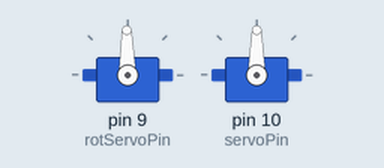
This sketch was run on a simulated Arduino Uno, built with avr-gcc and run on an emulated ATmega328P. Parts: 2 × servo.

Above: at 0.05 s.
At 3.45 s:
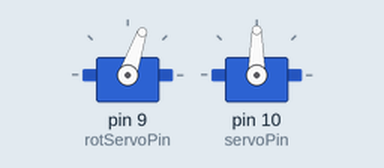
At 6.85 s:
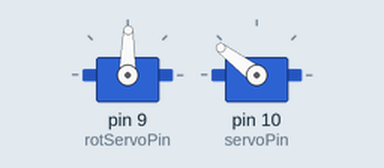
At 13.65 s:
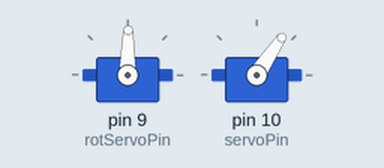
Timing chart, 0 to 17.8 s (numbered marks = the images above):
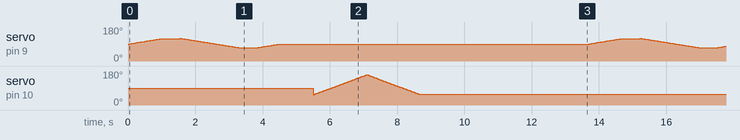

The sketch:

loop_movement.ino
```cpp
/*
Adafruit Arduino - Lesson 14. Sweep
*/

#include <Servo.h>

int servoPin = 10;       // Trigger servo
int rotServoPin = 9;     // Large Servo controlling horizontal rotation

Servo servoTrigger;      // Trigger servo
Servo servoLarge;        // Large servo

int angleTrigger = 55;           // Triggerservo position in degrees
int angleLarge = 90;


void setup()
{
  servoLarge.attach(rotServoPin);
  servoTrigger.attach(servoPin);
}


void loop()
{
  // scan from 90 to 120 degrees
  for(angleLarge = 90; angleLarge < 120; angleLarge++)
  {
    servoLarge.write(angleLarge);
    delay(35);
  }
  delay(500);

    // scan from 120 to 70 degrees
  for(angleLarge = 120; angleLarge > 70; angleLarge--)
  {
    servoLarge.write(angleLarge);
    delay(35);
  }
  delay(500);

    // scan from 70 to 90 degrees
  for(angleLarge = 70; angleLarge < 90; angleLarge++)
  {
    servoLarge.write(angleLarge);
    delay(35);
  }
  delay(1000);

  // Trigger sweep 90 degrees
    for(angleTrigger = 55; angleTrigger < 160; angleTrigger++)
  {
    servoTrigger.write(angleTrigger);
    delay(15);
  }
    // Scan back trigger
    for(angleTrigger = 160; angleTrigger > 55; angleTrigger--)
  {
    servoTrigger.write(angleTrigger);
    delay(15);
  }

  delay(5000);          //delay
//  exit();

}
```
